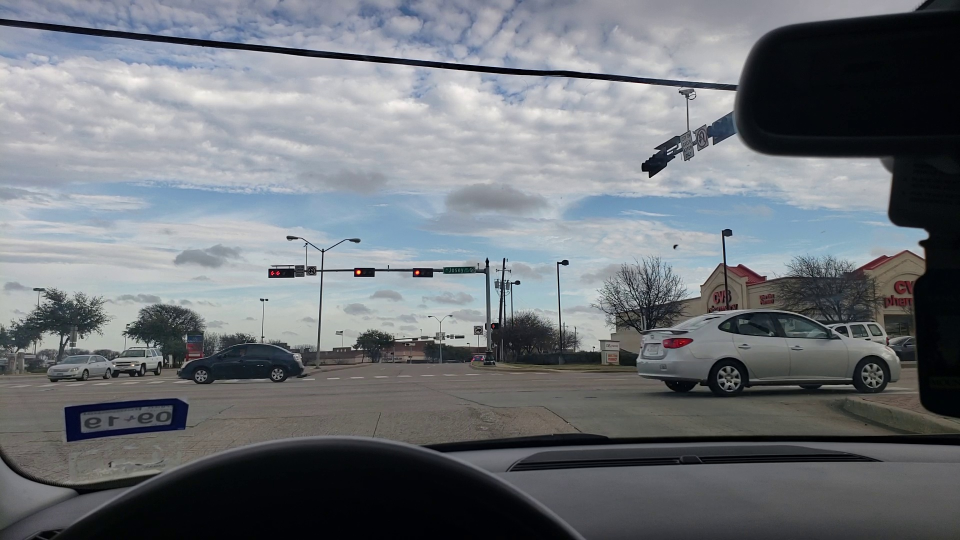
#> input picture object_detection/CapstoneC-slim/samples-1k/Driving_condition/day/images/Dayvideo1_carrolton13.jpg, 1920 x 1080 px (shown at 1/2 size); its folder holds 4 pictures in this run
$ jupyter execute --allow-errors resizingimage.ipynb   (older library calls are emulated)
#> lines starting #> are read from the running program, lines starting #| are printed output that depends on the picture
[cell 1]
from resizeimage import resizeimage
#!pip install python-resize-image
import pandas as pd
import os, sys, glob
import math
import warnings
import PIL
import numpy as np
from PIL import Image
import cv2
import random
warnings.filterwarnings("ignore")

[cell 2]
def resize(image, imageName, basewidth, Rootpath):
    path = Rootpath+"images_Resized_"+str(basewidth)+"/"
    import os, errno
    try:
        os.makedirs(path)
    except OSError as e:
        if e.errno != errno.EEXIST:
            raise
    img = Image.open(image)
    wpercent = (basewidth / float(img.size[0]))
    hsize = int((float(img.size[1]) * float(wpercent)))
    img = img.resize((basewidth, hsize), PIL.Image.ANTIALIAS)
    img.save(path+imageName+ "_reSized.jpg")
    return(img.size[0],img.size[1] , imageName+ "_reSized.jpg")

[cell 3]
#Main
def imageDATA(Rootpath, size):
#> called with size = 300
    images_data = pd.DataFrame()
    image_Name =[]
    image_Original_Width =[]
    image_Original_Height =[]
    image_Scaled_Width =[]
    image_Scaled_Height =[]
    new_filename =[]
    #path = os.getcwd()+"/image_resizing_day/"
    path_wd = Rootpath+'images/'
    print(path_wd)
    os.chdir(path_wd)
    images = glob.glob("*.jpg")
    for image in images:
        imageName = image.split('.')[0]
        X = Image.open(image).size[0]
#> X = 1920
        Y = Image.open(image).size[0]
#> Y = 1920
        X_new, Y_new, Z_new = resize(image, imageName, size, Rootpath)
#> in resize, img is the input picture: PIL image 1920x1080 RGB; mean R, G, B 110.9, 115.4, 120.8
#> in resize, `img = img.resize((basewidth, hsize), PIL.Image.ANTIALIAS)`:
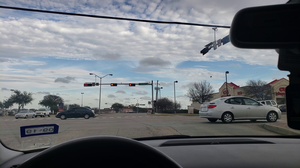
#> img: PIL image 300x168 RGB; mean R, G, B 110.9, 115.4, 120.8
#> X_new = 300; Y_new = 168; Z_new = 'Dayvideo1_carrolton13_reSized.jpg'
        image_Name =image_Name + [image]
        image_Original_Width =image_Original_Width+[Y]
#> image_Original_Width = [1920]
        image_Original_Height = image_Original_Height+[Y]
#> image_Original_Height = [1920]
        image_Scaled_Width =image_Scaled_Width+ [X_new]
#> image_Scaled_Width = [300]
        image_Scaled_Height =image_Scaled_Height+ [Y_new]
#> image_Scaled_Height = [168]
        new_filename =new_filename+ [Z_new]
#> new_filename = ['Dayvideo1_carrolton13_reSized.jpg']
#> pass 2 of the loop in imageDATA, `for image in images:`:
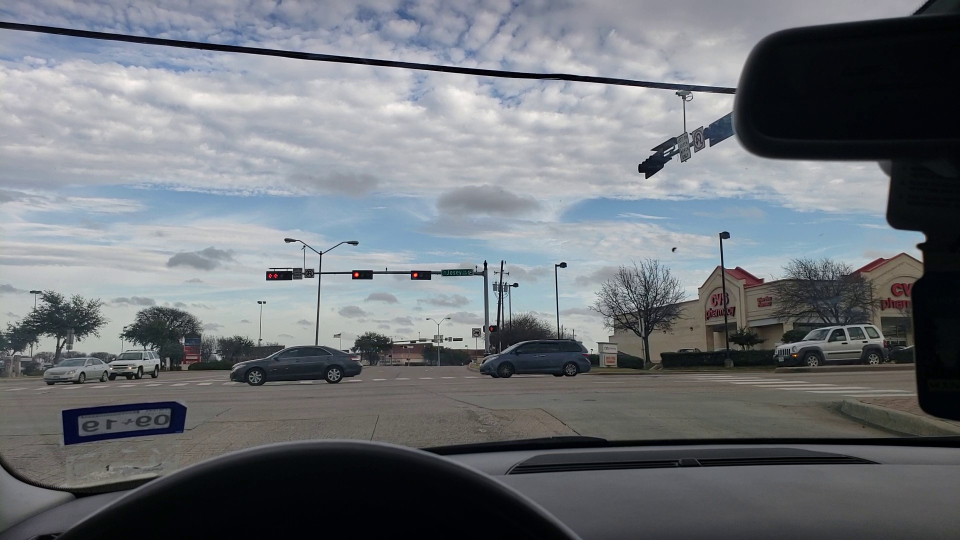
#> input picture object_detection/CapstoneC-slim/samples-1k/Driving_condition/day/images/Dayvideo1_carrolton15.jpg, 1920 x 1080 px (shown at 1/2 size)
#> in resize, img is the input picture: PIL image 1920x1080 RGB; mean R, G, B 111.1, 115.4, 120.8
#> in resize (call 2), `img = img.resize((basewidth, hsize), PIL.Image.ANTIALIAS)`:
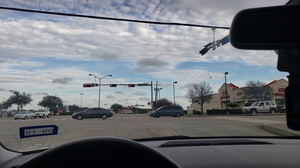
#> img: PIL image 300x168 RGB; mean R, G, B 111.2, 115.4, 120.8
#> image_Original_Width = [1920, 1920]
#> pass 3 of the loop in imageDATA, `for image in images:`:
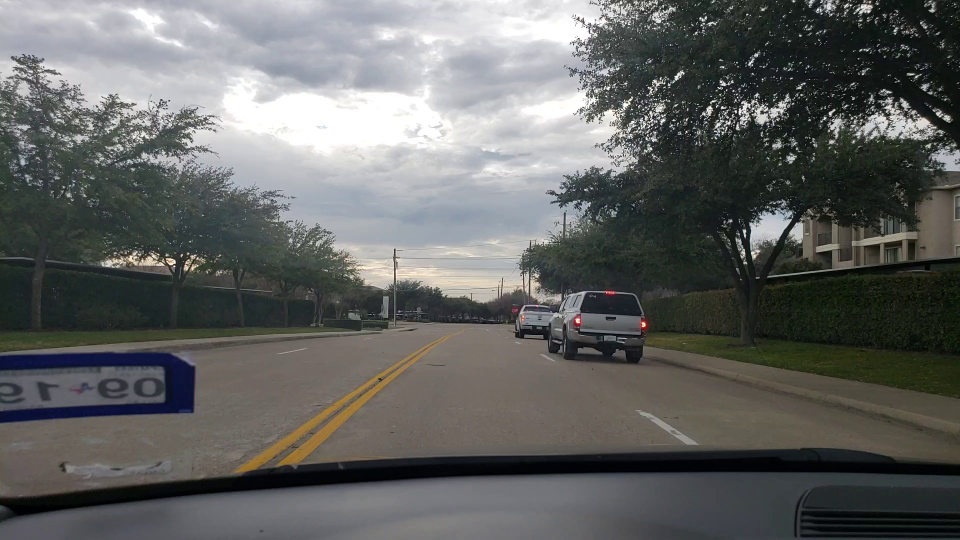
#> input picture object_detection/CapstoneC-slim/samples-1k/Driving_condition/day/images/Dayvideo2_carrolton0.jpg, 1920 x 1080 px (shown at 1/2 size)
#> in resize, img is the input picture: PIL image 1920x1080 RGB; mean R, G, B 98.5, 99.7, 98.1
#> in resize (call 3), `img = img.resize((basewidth, hsize), PIL.Image.ANTIALIAS)`:
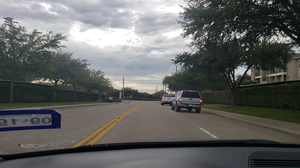
#> img: PIL image 300x168 RGB; mean R, G, B 98.5, 99.7, 98.1
#> image_Original_Width = [1920, 1920, 1920]
#> the loop made 4 passes; the first 3 are shown

    images_data = pd.DataFrame({'filename':image_Name ,'new_filename':new_filename  ,'width':image_Original_Width ,'height':image_Original_Height,
                                'width_scaled':image_Scaled_Width , 'height_scaled':image_Scaled_Height })
#> images_data = table of 4 rows and 6 columns
    return(images_data)

[cell 4]
# [31 lines left out: function GroundTruthScaler, not called in this run]

[cell 5]
# reference: https://github.com/datitran/raccoon_dataset/blob/master/draw%20boxes.ipynb
# [18 lines left out: function draw_boxes, not called in this run]

[cell 6]
from itertools import islice
from random import randint
import math
import random

# [10 lines left out: function chunks, not called in this run]

[cell 7]
# [57 lines left out: function Data_Split, not called in this run]

[cell 8]
#######################
#       Main          #
#######################

def Run_ImageScaler(Rootpath ='/home/kevimwe/tensorflow/models/research/object_detection/CapstoneC/samples-1k/Driving_condition/', condition ='day', size=600):
    images_data = imageDATA(Rootpath+condition+'/', size)
#> images_data = table of 4 rows and 6 columns
    #imageDATA('/home/kevimwe/tensorflow/models/research/object_detection/CapstoneB/samples-1k/Driving_condition/day/')


    os.chdir(Rootpath+condition+'/')
    day_GT = pd.read_csv(condition+"_groundTruthlabels.csv")
    #display(day_GT)

    #scaled data
    Temp2 =GroundTruthScaler(images_data, day_GT)


    GroundTruth =Temp2##pd.read_csv(File)
    imageslist  =pd.unique(GroundTruth.filename)
    #print(imageslist)
    path =Rootpath+condition+'/images/'
    path2 =Rootpath+condition+'/images_Resized_'+str(size)+'/'

    i=random.randint(0, len(imageslist))

    #sample scaling
    display(Image.fromarray(draw_boxes(imageslist[i], path, GroundTruth, 1)))
    display(Image.fromarray(draw_boxes(imageslist[i].split('.')[0]+'_reSized.jpg', path2, GroundTruth, 0)))


    Temp2.to_csv(condition+"_Width_"+str(size)+"_ScaledgroundTruthlabels.csv", index=False)


    Data_Split(pd.read_csv(condition+"_Width_"+str(size)+'_ScaledgroundTruthlabels.csv'),  Rootpath+condition+'/')


    print("Success!!!")

    return(Temp2)
